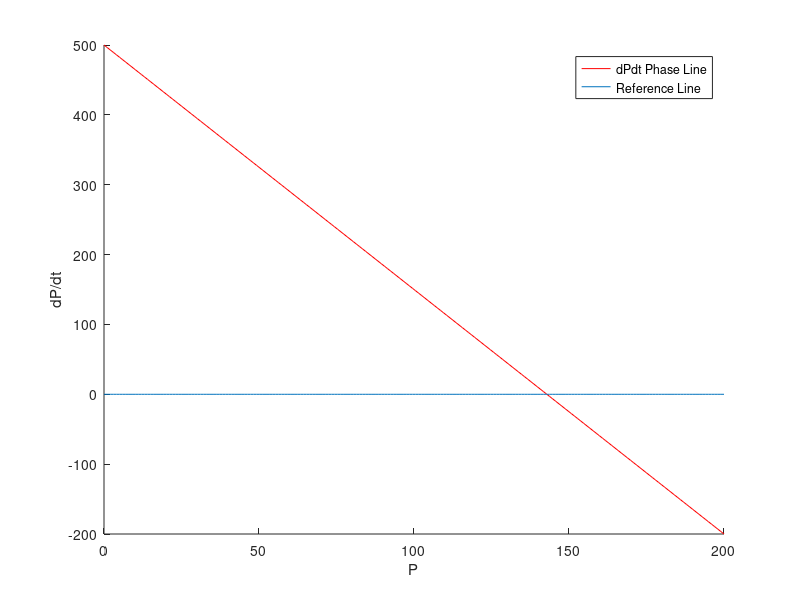
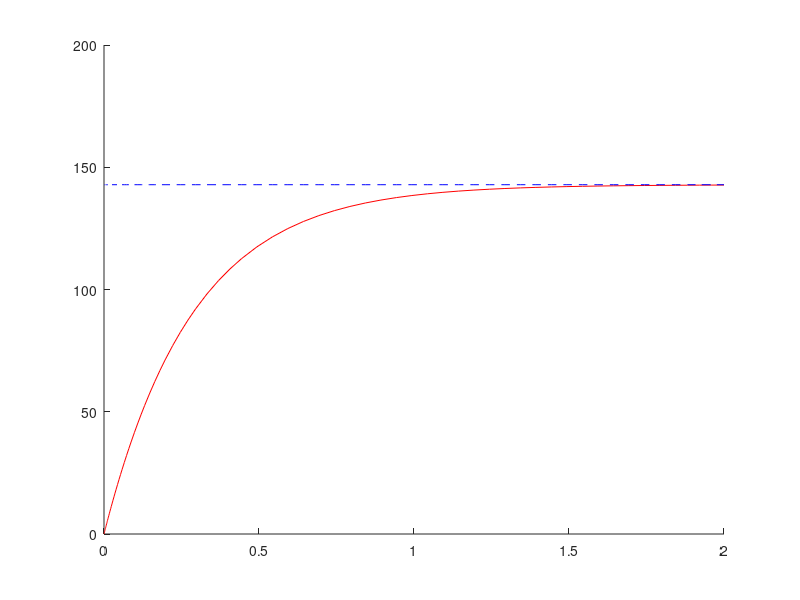

Source code (MATLAB) for these figures, in order:
a_0 = 500;          % molecules per hour
a_1 = 0.5;          % molecules / hour / existing molecule
b = 4;              % 1 / hour
dPdt =@(P) (a_0 + a_1 * P) - b * P;

% find the steady state by plotting dPdt versus P
PArray = linspace(0, 200, 200);
dPdtPhaseLine = dPdt(PArray);

figure(1); hold on;
plot(PArray, dPdtPhaseLine, 'r');
ylabel('dP/dt');
xlabel('P');
plot(PArray, zeros(1, 200));
legend('dPdt Phase Line', 'Reference Line');

pause()

% numerically find the steady state
[T, P] = ode45(@(t, x)dPdt(x), [0, 2.0], 0);

display(P(end))

figure(2); hold on;
plot(T, P, '-r')
plot(T, zeros(1, length(T)) + 142.86, '--b')

pause()
